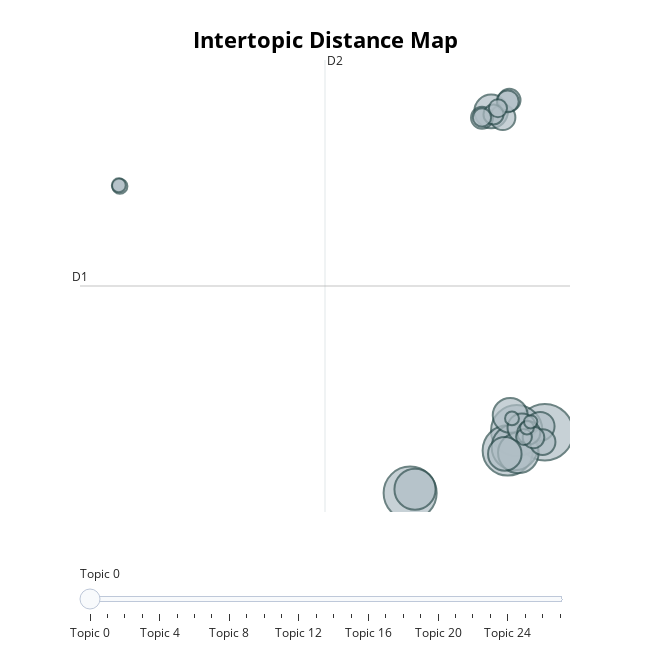

The notebook cell this image was saved under:
### Code cell
bert_topic_model.merge_topics(bert_text_list, [[10, 25], [2,14], [8, 31, 21, 9], [23, 28]])
bert_topic_model.visualize_topics()

### Figure 1 — Plotly figure (JSON) as saved in the notebook; plotly's stock layout.template omitted (floating-point values rounded to 4 significant figures)
{"data": [{"customdata": [[0, "health | ai | clinical | medical | care", 1357], [1, "rawpixel | px 300 | px | 300 | ai", 1194], [2, "ai | data | customer | business | generative", 1122], [3, "price | share price | share | ai | stock", 1071], [4, "market | growth | global | analysis | intelligence", 895], [5, "gpt | chat | chat gpt | ai | microsoft", 717], [6, "nvidia | ai | edge | us | new", 700], [7, "india | ai | global | uae | business", 516], [8, "ai | intelligence | artificial | artificial intelligence | biden", 479], [9, "sports | republic | ai | nfl | home", 477], [10, "china | ai | chinese | baidu | us", 352], [11, "students | ai | education | learning | gpt", 348], [12, "energy | ai | water | data | power", 278], [13, "ai | security | defense | cyber | cybersecurity", 271], [14, "apple | samsung | ai | iphone | galaxy", 225], [15, "altman | open ai | open | sam | ai", 214], [16, "music | ai | song | beatles | new", 205], [17, "musk | elon | elon musk | ai | open", 203], [18, "ai | retail | food | shopping | retailers", 198], [19, "air | radio | air playing | playing | npr", 170], [20, "ai | actors | strike | voice | sag", 142], [21, "eu | ai | european | act | ai act", 139], [22, "automotive | driving | cars | vehicles | market", 106], [23, "open | open ai | copyright | ai | times", 97], [24, "financial | fraud | ai | sas | aml", 82], [25, "legal | ai | law | bob | everlaw", 82], [26, "game | games | gaming | ai | np cs", 81], [27, "salary | data scientist | scientist | compensation | data", 76]], "hovertemplate": "<b>Topic %{customdata[0]}</b><br>%{customdata[1]}<br>Size: %{customdata[2]}", "legendgroup": "", "marker": {"color": "#B0BEC5", "line": {"color": "DarkSlateGrey", "width": 2}, "size": [1357, 1194, 1122, 1071, 895, 717, 700, 516, 479, 477, 352, 348, 278, 271, 225, 214, 205, 203, 198, 170, 142, 139, 106, 97, 82, 82, 81, 76], "sizemode": "area", "sizeref": 0.8481, "symbol": "circle"}, "mode": "markers", "name": "", "orientation": "v", "showlegend": false, "type": "scatter", "x": [9.685, 1.893, 8.058, 7.538, 7.938, 2.174, 8.151, 7.68, 6.58, 7.369, 9.412, 8.354, 9.556, 7.248, 8.755, 7.628, 6.049, 7.539, 9.028, 6.714, 6.051, 6.971, 8.478, -14.89, 7.784, -14.95, 8.65, 8.865], "xaxis": "x", "y": [-4.389, -8.484, -4.278, -5.612, -5.395, -8.223, -5.774, -3.25, 17.22, -5.845, -3.987, -4.086, -5.053, 16.81, -4.424, 17.98, 16.78, 17.89, -4.741, 17.01, 16.8, 17.43, -4.708, 12.18, -3.455, 12.24, -4.08, -3.686], "yaxis": "y"}], "layout": {"annotations": [{"showarrow": false, "text": "D1", "x": -17.2, "y": 5.459, "yshift": 10}, {"showarrow": false, "text": "D2", "x": -3.03, "xshift": 10, "y": 20.67}], "height": 650, "hoverlabel": {"bgcolor": "white", "font": {"family": "Rockwell", "size": 16}}, "legend": {"itemsizing": "constant", "tracegroupgap": 0}, "margin": {"t": 60}, "shapes": [{"line": {"color": "#CFD8DC", "width": 2}, "type": "line", "x0": -3.03, "x1": -3.03, "y0": -9.757, "y1": 20.67}, {"line": {"color": "#9E9E9E", "width": 2}, "type": "line", "x0": -17.2, "x1": 11.14, "y0": 5.459, "y1": 5.459}], "sliders": [{"active": 0, "pad": {"t": 50}, "steps": [{"args": [{"marker.color": [["red", "#B0BEC5", "#B0BEC5", "#B0BEC5", "#B0BEC5", "#B0BEC5", "#B0BEC5", "#B0BEC5", "#B0BEC5", "#B0BEC5", "#B0BEC5", "#B0BEC5", "#B0BEC5", "#B0BEC5", "#B0BEC5", "#B0BEC5", "#B0BEC5", "#B0BEC5", "#B0BEC5", "#B0BEC5", "#B0BEC5", "#B0BEC5", "#B0BEC5", "#B0BEC5", "#B0BEC5", "#B0BEC5", "#B0BEC5", "#B0BEC5"]]}], "label": "Topic 0", "method": "update"}, {"args": [{"marker.color": [["#B0BEC5", "red", "#B0BEC5", "#B0BEC5", "#B0BEC5", "#B0BEC5", "#B0BEC5", "#B0BEC5", "#B0BEC5", "#B0BEC5", "#B0BEC5", "#B0BEC5", "#B0BEC5", "#B0BEC5", "#B0BEC5", "#B0BEC5", "#B0BEC5", "#B0BEC5", "#B0BEC5", "#B0BEC5", "#B0BEC5", "#B0BEC5", "#B0BEC5", "#B0BEC5", "#B0BEC5", "#B0BEC5", "#B0BEC5", "#B0BEC5"]]}], "label": "Topic 1", "method": "update"}, {"args": [{"marker.color": [["#B0BEC5", "#B0BEC5", "red", "#B0BEC5", "#B0BEC5", "#B0BEC5", "#B0BEC5", "#B0BEC5", "#B0BEC5", "#B0BEC5", "#B0BEC5", "#B0BEC5", "#B0BEC5", "#B0BEC5", "#B0BEC5", "#B0BEC5", "#B0BEC5", "#B0BEC5", "#B0BEC5", "#B0BEC5", "#B0BEC5", "#B0BEC5", "#B0BEC5", "#B0BEC5", "#B0BEC5", "#B0BEC5", "#B0BEC5", "#B0BEC5"]]}], "label": "Topic 2", "method": "update"}, {"args": [{"marker.color": [["#B0BEC5", "#B0BEC5", "#B0BEC5", "red", "#B0BEC5", "#B0BEC5", "#B0BEC5", "#B0BEC5", "#B0BEC5", "#B0BEC5", "#B0BEC5", "#B0BEC5", "#B0BEC5", "#B0BEC5", "#B0BEC5", "#B0BEC5", "#B0BEC5", "#B0BEC5", "#B0BEC5", "#B0BEC5", "#B0BEC5", "#B0BEC5", "#B0BEC5", "#B0BEC5", "#B0BEC5", "#B0BEC5", "#B0BEC5", "#B0BEC5"]]}], "label": "Topic 3", "method": "update"}, {"args": [{"marker.color": [["#B0BEC5", "#B0BEC5", "#B0BEC5", "#B0BEC5", "red", "#B0BEC5", "#B0BEC5", "#B0BEC5", "#B0BEC5", "#B0BEC5", "#B0BEC5", "#B0BEC5", "#B0BEC5", "#B0BEC5", "#B0BEC5", "#B0BEC5", "#B0BEC5", "#B0BEC5", "#B0BEC5", "#B0BEC5", "#B0BEC5", "#B0BEC5", "#B0BEC5", "#B0BEC5", "#B0BEC5", "#B0BEC5", "#B0BEC5", "#B0BEC5"]]}], "label": "Topic 4", "method": "update"}, {"args": [{"marker.color": [["#B0BEC5", "#B0BEC5", "#B0BEC5", "#B0BEC5", "#B0BEC5", "red", "#B0BEC5", "#B0BEC5", "#B0BEC5", "#B0BEC5", "#B0BEC5", "#B0BEC5", "#B0BEC5", "#B0BEC5", "#B0BEC5", "#B0BEC5", "#B0BEC5", "#B0BEC5", "#B0BEC5", "#B0BEC5", "#B0BEC5", "#B0BEC5", "#B0BEC5", "#B0BEC5", "#B0BEC5", "#B0BEC5", "#B0BEC5", "#B0BEC5"]]}], "label": "Topic 5", "method": "update"}, {"args": [{"marker.color": [["#B0BEC5", "#B0BEC5", "#B0BEC5", "#B0BEC5", "#B0BEC5", "#B0BEC5", "red", "#B0BEC5", "#B0BEC5", "#B0BEC5", "#B0BEC5", "#B0BEC5", "#B0BEC5", "#B0BEC5", "#B0BEC5", "#B0BEC5", "#B0BEC5", "#B0BEC5", "#B0BEC5", "#B0BEC5", "#B0BEC5", "#B0BEC5", "#B0BEC5", "#B0BEC5", "#B0BEC5", "#B0BEC5", "#B0BEC5", "#B0BEC5"]]}], "label": "Topic 6", "method": "update"}, {"args": [{"marker.color": [["#B0BEC5", "#B0BEC5", "#B0BEC5", "#B0BEC5", "#B0BEC5", "#B0BEC5", "#B0BEC5", "red", "#B0BEC5", "#B0BEC5", "#B0BEC5", "#B0BEC5", "#B0BEC5", "#B0BEC5", "#B0BEC5", "#B0BEC5", "#B0BEC5", "#B0BEC5", "#B0BEC5", "#B0BEC5", "#B0BEC5", "#B0BEC5", "#B0BEC5", "#B0BEC5", "#B0BEC5", "#B0BEC5", "#B0BEC5", "#B0BEC5"]]}], "label": "Topic 7", "method": "update"}, {"args": [{"marker.color": [["#B0BEC5", "#B0BEC5", "#B0BEC5", "#B0BEC5", "#B0BEC5", "#B0BEC5", "#B0BEC5", "#B0BEC5", "red", "#B0BEC5", "#B0BEC5", "#B0BEC5", "#B0BEC5", "#B0BEC5", "#B0BEC5", "#B0BEC5", "#B0BEC5", "#B0BEC5", "#B0BEC5", "#B0BEC5", "#B0BEC5", "#B0BEC5", "#B0BEC5", "#B0BEC5", "#B0BEC5", "#B0BEC5", "#B0BEC5", "#B0BEC5"]]}], "label": "Topic 8", "method": "update"}, {"args": [{"marker.color": [["#B0BEC5", "#B0BEC5", "#B0BEC5", "#B0BEC5", "#B0BEC5", "#B0BEC5", "#B0BEC5", "#B0BEC5", "#B0BEC5", "red", "#B0BEC5", "#B0BEC5", "#B0BEC5", "#B0BEC5", "#B0BEC5", "#B0BEC5", "#B0BEC5", "#B0BEC5", "#B0BEC5", "#B0BEC5", "#B0BEC5", "#B0BEC5", "#B0BEC5", "#B0BEC5", "#B0BEC5", "#B0BEC5", "#B0BEC5", "#B0BEC5"]]}], "label": "Topic 9", "method": "update"}, {"args": [{"marker.color": [["#B0BEC5", "#B0BEC5", "#B0BEC5", "#B0BEC5", "#B0BEC5", "#B0BEC5", "#B0BEC5", "#B0BEC5", "#B0BEC5", "#B0BEC5", "red", "#B0BEC5", "#B0BEC5", "#B0BEC5", "#B0BEC5", "#B0BEC5", "#B0BEC5", "#B0BEC5", "#B0BEC5", "#B0BEC5", "#B0BEC5", "#B0BEC5", "#B0BEC5", "#B0BEC5", "#B0BEC5", "#B0BEC5", "#B0BEC5", "#B0BEC5"]]}], "label": "Topic 10", "method": "update"}, {"args": [{"marker.color": [["#B0BEC5", "#B0BEC5", "#B0BEC5", "#B0BEC5", "#B0BEC5", "#B0BEC5", "#B0BEC5", "#B0BEC5", "#B0BEC5", "#B0BEC5", "#B0BEC5", "red", "#B0BEC5", "#B0BEC5", "#B0BEC5", "#B0BEC5", "#B0BEC5", "#B0BEC5", "#B0BEC5", "#B0BEC5", "#B0BEC5", "#B0BEC5", "#B0BEC5", "#B0BEC5", "#B0BEC5", "#B0BEC5", "#B0BEC5", "#B0BEC5"]]}], "label": "Topic 11", "method": "update"}, {"args": [{"marker.color": [["#B0BEC5", "#B0BEC5", "#B0BEC5", "#B0BEC5", "#B0BEC5", "#B0BEC5", "#B0BEC5", "#B0BEC5", "#B0BEC5", "#B0BEC5", "#B0BEC5", "#B0BEC5", "red", "#B0BEC5", "#B0BEC5", "#B0BEC5", "#B0BEC5", "#B0BEC5", "#B0BEC5", "#B0BEC5", "#B0BEC5", "#B0BEC5", "#B0BEC5", "#B0BEC5", "#B0BEC5", "#B0BEC5", "#B0BEC5", "#B0BEC5"]]}], "label": "Topic 12", "method": "update"}, {"args": [{"marker.color": [["#B0BEC5", "#B0BEC5", "#B0BEC5", "#B0BEC5", "#B0BEC5", "#B0BEC5", "#B0BEC5", "#B0BEC5", "#B0BEC5", "#B0BEC5", "#B0BEC5", "#B0BEC5", "#B0BEC5", "red", "#B0BEC5", "#B0BEC5", "#B0BEC5", "#B0BEC5", "#B0BEC5", "#B0BEC5", "#B0BEC5", "#B0BEC5", "#B0BEC5", "#B0BEC5", "#B0BEC5", "#B0BEC5", "#B0BEC5", "#B0BEC5"]]}], "label": "Topic 13", "method": "update"}, {"args": [{"marker.color": [["#B0BEC5", "#B0BEC5", "#B0BEC5", "#B0BEC5", "#B0BEC5", "#B0BEC5", "#B0BEC5", "#B0BEC5", "#B0BEC5", "#B0BEC5", "#B0BEC5", "#B0BEC5", "#B0BEC5", "#B0BEC5", "red", "#B0BEC5", "#B0BEC5", "#B0BEC5", "#B0BEC5", "#B0BEC5", "#B0BEC5", "#B0BEC5", "#B0BEC5", "#B0BEC5", "#B0BEC5", "#B0BEC5", "#B0BEC5", "#B0BEC5"]]}], "label": "Topic 14", "method": "update"}, {"args": [{"marker.color": [["#B0BEC5", "#B0BEC5", "#B0BEC5", "#B0BEC5", "#B0BEC5", "#B0BEC5", "#B0BEC5", "#B0BEC5", "#B0BEC5", "#B0BEC5", "#B0BEC5", "#B0BEC5", "#B0BEC5", "#B0BEC5", "#B0BEC5", "red", "#B0BEC5", "#B0BEC5", "#B0BEC5", "#B0BEC5", "#B0BEC5", "#B0BEC5", "#B0BEC5", "#B0BEC5", "#B0BEC5", "#B0BEC5", "#B0BEC5", "#B0BEC5"]]}], "label": "Topic 15", "method": "update"}, {"args": [{"marker.color": [["#B0BEC5", "#B0BEC5", "#B0BEC5", "#B0BEC5", "#B0BEC5", "#B0BEC5", "#B0BEC5", "#B0BEC5", "#B0BEC5", "#B0BEC5", "#B0BEC5", "#B0BEC5", "#B0BEC5", "#B0BEC5", "#B0BEC5", "#B0BEC5", "red", "#B0BEC5", "#B0BEC5", "#B0BEC5", "#B0BEC5", "#B0BEC5", "#B0BEC5", "#B0BEC5", "#B0BEC5", "#B0BEC5", "#B0BEC5", "#B0BEC5"]]}], "label": "Topic 16", "method": "update"}, {"args": [{"marker.color": [["#B0BEC5", "#B0BEC5", "#B0BEC5", "#B0BEC5", "#B0BEC5", "#B0BEC5", "#B0BEC5", "#B0BEC5", "#B0BEC5", "#B0BEC5", "#B0BEC5", "#B0BEC5", "#B0BEC5", "#B0BEC5", "#B0BEC5", "#B0BEC5", "#B0BEC5", "red", "#B0BEC5", "#B0BEC5", "#B0BEC5", "#B0BEC5", "#B0BEC5", "#B0BEC5", "#B0BEC5", "#B0BEC5", "#B0BEC5", "#B0BEC5"]]}], "label": "Topic 17", "method": "update"}, {"args": [{"marker.color": [["#B0BEC5", "#B0BEC5", "#B0BEC5", "#B0BEC5", "#B0BEC5", "#B0BEC5", "#B0BEC5", "#B0BEC5", "#B0BEC5", "#B0BEC5", "#B0BEC5", "#B0BEC5", "#B0BEC5", "#B0BEC5", "#B0BEC5", "#B0BEC5", "#B0BEC5", "#B0BEC5", "red", "#B0BEC5", "#B0BEC5", "#B0BEC5", "#B0BEC5", "#B0BEC5", "#B0BEC5", "#B0BEC5", "#B0BEC5", "#B0BEC5"]]}], "label": "Topic 18", "method": "update"}, {"args": [{"marker.color": [["#B0BEC5", "#B0BEC5", "#B0BEC5", "#B0BEC5", "#B0BEC5", "#B0BEC5", "#B0BEC5", "#B0BEC5", "#B0BEC5", "#B0BEC5", "#B0BEC5", "#B0BEC5", "#B0BEC5", "#B0BEC5", "#B0BEC5", "#B0BEC5", "#B0BEC5", "#B0BEC5", "#B0BEC5", "red", "#B0BEC5", "#B0BEC5", "#B0BEC5", "#B0BEC5", "#B0BEC5", "#B0BEC5", "#B0BEC5", "#B0BEC5"]]}], "label": "Topic 19", "method": "update"}, {"args": [{"marker.color": [["#B0BEC5", "#B0BEC5", "#B0BEC5", "#B0BEC5", "#B0BEC5", "#B0BEC5", "#B0BEC5", "#B0BEC5", "#B0BEC5", "#B0BEC5", "#B0BEC5", "#B0BEC5", "#B0BEC5", "#B0BEC5", "#B0BEC5", "#B0BEC5", "#B0BEC5", "#B0BEC5", "#B0BEC5", "#B0BEC5", "red", "#B0BEC5", "#B0BEC5", "#B0BEC5", "#B0BEC5", "#B0BEC5", "#B0BEC5", "#B0BEC5"]]}], "label": "Topic 20", "method": "update"}, {"args": [{"marker.color": [["#B0BEC5", "#B0BEC5", "#B0BEC5", "#B0BEC5", "#B0BEC5", "#B0BEC5", "#B0BEC5", "#B0BEC5", "#B0BEC5", "#B0BEC5", "#B0BEC5", "#B0BEC5", "#B0BEC5", "#B0BEC5", "#B0BEC5", "#B0BEC5", "#B0BEC5", "#B0BEC5", "#B0BEC5", "#B0BEC5", "#B0BEC5", "red", "#B0BEC5", "#B0BEC5", "#B0BEC5", "#B0BEC5", "#B0BEC5", "#B0BEC5"]]}], "label": "Topic 21", "method": "update"}, {"args": [{"marker.color": [["#B0BEC5", "#B0BEC5", "#B0BEC5", "#B0BEC5", "#B0BEC5", "#B0BEC5", "#B0BEC5", "#B0BEC5", "#B0BEC5", "#B0BEC5", "#B0BEC5", "#B0BEC5", "#B0BEC5", "#B0BEC5", "#B0BEC5", "#B0BEC5", "#B0BEC5", "#B0BEC5", "#B0BEC5", "#B0BEC5", "#B0BEC5", "#B0BEC5", "red", "#B0BEC5", "#B0BEC5", "#B0BEC5", "#B0BEC5", "#B0BEC5"]]}], "label": "Topic 22", "method": "update"}, {"args": [{"marker.color": [["#B0BEC5", "#B0BEC5", "#B0BEC5", "#B0BEC5", "#B0BEC5", "#B0BEC5", "#B0BEC5", "#B0BEC5", "#B0BEC5", "#B0BEC5", "#B0BEC5", "#B0BEC5", "#B0BEC5", "#B0BEC5", "#B0BEC5", "#B0BEC5", "#B0BEC5", "#B0BEC5", "#B0BEC5", "#B0BEC5", "#B0BEC5", "#B0BEC5", "#B0BEC5", "red", "#B0BEC5", "#B0BEC5", "#B0BEC5", "#B0BEC5"]]}], "label": "Topic 23", "method": "update"}, {"args": [{"marker.color": [["#B0BEC5", "#B0BEC5", "#B0BEC5", "#B0BEC5", "#B0BEC5", "#B0BEC5", "#B0BEC5", "#B0BEC5", "#B0BEC5", "#B0BEC5", "#B0BEC5", "#B0BEC5", "#B0BEC5", "#B0BEC5", "#B0BEC5", "#B0BEC5", "#B0BEC5", "#B0BEC5", "#B0BEC5", "#B0BEC5", "#B0BEC5", "#B0BEC5", "#B0BEC5", "#B0BEC5", "red", "#B0BEC5", "#B0BEC5", "#B0BEC5"]]}], "label": "Topic 24", "method": "update"}, {"args": [{"marker.color": [["#B0BEC5", "#B0BEC5", "#B0BEC5", "#B0BEC5", "#B0BEC5", "#B0BEC5", "#B0BEC5", "#B0BEC5", "#B0BEC5", "#B0BEC5", "#B0BEC5", "#B0BEC5", "#B0BEC5", "#B0BEC5", "#B0BEC5", "#B0BEC5", "#B0BEC5", "#B0BEC5", "#B0BEC5", "#B0BEC5", "#B0BEC5", "#B0BEC5", "#B0BEC5", "#B0BEC5", "#B0BEC5", "red", "#B0BEC5", "#B0BEC5"]]}], "label": "Topic 25", "method": "update"}, {"args": [{"marker.color": [["#B0BEC5", "#B0BEC5", "#B0BEC5", "#B0BEC5", "#B0BEC5", "#B0BEC5", "#B0BEC5", "#B0BEC5", "#B0BEC5", "#B0BEC5", "#B0BEC5", "#B0BEC5", "#B0BEC5", "#B0BEC5", "#B0BEC5", "#B0BEC5", "#B0BEC5", "#B0BEC5", "#B0BEC5", "#B0BEC5", "#B0BEC5", "#B0BEC5", "#B0BEC5", "#B0BEC5", "#B0BEC5", "#B0BEC5", "red", "#B0BEC5"]]}], "label": "Topic 26", "method": "update"}, {"args": [{"marker.color": [["#B0BEC5", "#B0BEC5", "#B0BEC5", "#B0BEC5", "#B0BEC5", "#B0BEC5", "#B0BEC5", "#B0BEC5", "#B0BEC5", "#B0BEC5", "#B0BEC5", "#B0BEC5", "#B0BEC5", "#B0BEC5", "#B0BEC5", "#B0BEC5", "#B0BEC5", "#B0BEC5", "#B0BEC5", "#B0BEC5", "#B0BEC5", "#B0BEC5", "#B0BEC5", "#B0BEC5", "#B0BEC5", "#B0BEC5", "#B0BEC5", "red"]]}], "label": "Topic 27", "method": "update"}]}], "title": {"font": {"color": "Black", "size": 22}, "text": "<b>Intertopic Distance Map</b>", "x": 0.5, "xanchor": "center", "y": 0.95, "yanchor": "top"}, "width": 650, "xaxis": {"anchor": "y", "domain": [0, 1], "range": [-17.2, 11.14], "title": {"text": ""}, "visible": false}, "yaxis": {"anchor": "x", "domain": [0, 1], "range": [-9.757, 20.67], "title": {"text": ""}, "visible": false}}}
